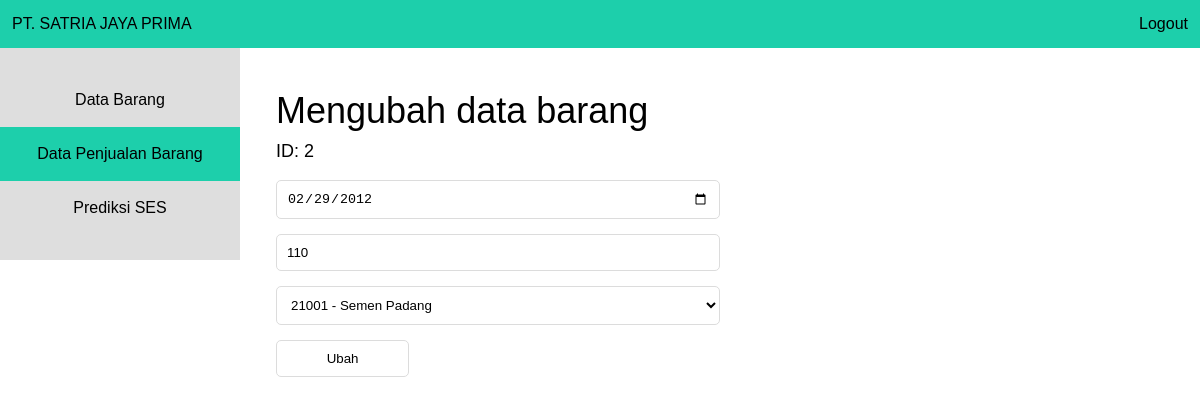
Screenshot of /tab-penjualan-edit.php?id_penjualan=2 with the database file from the repository.
### tables this page shows
CREATE TABLE `data_penjualan` (
  `id_penjualan` int(5) NOT NULL,
  `bln_penjualan` date DEFAULT NULL,
  `id_barang` int(5) DEFAULT NULL,
  `jumlah` int(5) DEFAULT NULL
);

CREATE TABLE `data_barang` (
  `id_barang` int(5) NOT NULL,
  `nama_barang` varchar(20) NOT NULL,
  `jumlah` int(5) NOT NULL
);

### tab-penjualan-edit.php (the view, shortened to what this page needs)
<?php
include_once 'koneksi.php';
$id_penjualan = $_GET['id_penjualan'];
$userquery = $MySQLi_CON->query("SELECT * FROM data_penjualan WHERE id_penjualan = ".$id_penjualan);
$row = $userquery->fetch_object();
?>
<html>
	<head>
		<link rel="stylesheet" type="text/css" href="style.css">
	</head>
	<body>
		<header>
			<div class="left">
				PT. SATRIA JAYA PRIMA
			</div>
			<div class="right">
				<a href="logout.php">Logout</a>
			</div>
		</header>
		<aside>
			<ul class="side">
				<a href="tab-barang.php"><li class="side">Data Barang</li></a>
				<a href="tab-penjualan-barang.php"><li class="side active">Data Penjualan Barang</li></a>
				<a href="ses.php"><li class="side">Prediksi SES</li></a>
			</ul>
		</aside>
		<section class="content">
			<h1 class="content">Mengubah data barang</h1>
			<form method="post">
				<p>ID: <?php echo $id_penjualan; ?></p>
				<input type="date" name="bln_penjualan" value="<?php echo $row->bln_penjualan; ?>" required/>
				<input type="text" name="jumlah" value="<?php echo $row->jumlah; ?>" placeholder="Jumlah" required/>
				<select name="id_barang" required>
					<?php
					$barang_query = $MySQLi_CON->query("SELECT * FROM `data_barang`");
					while ($barang_row = $barang_query->fetch_assoc()) {
						echo "<option value='".$barang_row['id_barang']."' ";
						if($row->id_barang == $barang_row['id_barang']) echo "selected";
						echo ">".$barang_row['id_barang']." - ".$barang_row['nama_barang']."</option>";
					}
					?>
				</select><br>
				<input type="submit" name="ubah" value="Ubah"/>
			</form>
		</section>
	</body>
</html>

### style.css (style rules this page uses)
html, body, div, span, applet, object, iframe, h1, h2, h3, h4, h5, h6, p, blockquote, pre, a, abbr, acronym, address, big, cite, code, del, dfn, em, font, img, ins, kbd, q, s, samp, small, strike, strong, sub, sup, tt, var, b, u, i, center, dl, dt, dd, ol, ul, li, fieldset, form, label, legend, table, caption, tbody, tfoot, thead, tr, th, td { background: transparent; border: 0; margin: 0; padding: 0; vertical-align: baseline; text-decoration: none; color: black; }
ol, ul { list-style: none; }
body { line-height: 1.5; margin: auto; float: auto; font-family: arial; font-weight: lighter; }
.left { float: left; }
.right { float: right; }
p { margin-bottom: 15px; font-size: 18px; }
input,select { padding: 10px; border: solid 1px #dcdcdc; border-radius: 5px; border: solid 1px #dcdcdc; transition: box-shadow 0.3s, border 0.3s; background: white; width: 50%; margin-bottom: 15px; }
input[type="submit"] { width: 15%; }
header { width: 98%; padding: 1%; float: left; background: #1DCFAB; }
aside { padding: 25px 0 25px 0; background: #DEDEDE; width: 20%; float: left; }
li.side { padding: 15px; text-align: center; transition: background 500ms; }
li.active { background: #1DCFAB; }
section.content { padding: 3%; width: 74%; float: left; }
h1.content { font-size: 36px; font-weight: lighter; }

### rows the page displays
data_penjualan: bln_penjualan "02/29/2012", jumlah "110", id_barang "21001 - Semen Padang"

### other values shown
$id_penjualan "2"
